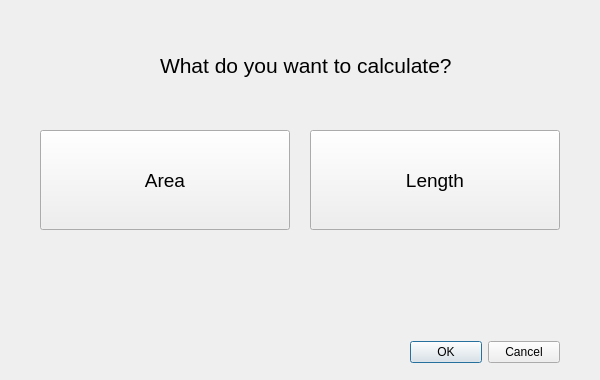
<?xml version="1.0" encoding="UTF-8"?>
<ui version="4.0">
 <class>ALCalculatorDialog</class>
 <widget class="QDialog" name="ALCalculatorDialog">
  <property name="geometry">
   <rect>
    <x>0</x>
    <y>0</y>
    <width>600</width>
    <height>380</height>
   </rect>
  </property>
  <property name="minimumSize">
   <size>
    <width>600</width>
    <height>380</height>
   </size>
  </property>
  <property name="maximumSize">
   <size>
    <width>600</width>
    <height>380</height>
   </size>
  </property>
  <property name="font">
   <font>
    <family>Arial Narrow</family>
   </font>
  </property>
  <property name="windowTitle">
   <string>Quick area and length calculator</string>
  </property>
  <widget class="QDialogButtonBox" name="button_box">
   <property name="geometry">
    <rect>
     <x>410</x>
     <y>340</y>
     <width>150</width>
     <height>25</height>
    </rect>
   </property>
   <property name="font">
    <font>
     <family>Arial</family>
    </font>
   </property>
   <property name="orientation">
    <enum>Qt::Horizontal</enum>
   </property>
   <property name="standardButtons">
    <set>QDialogButtonBox::Cancel|QDialogButtonBox::Ok</set>
   </property>
  </widget>
  <widget class="QStackedWidget" name="stackedWidget">
   <property name="geometry">
    <rect>
     <x>10</x>
     <y>10</y>
     <width>580</width>
     <height>321</height>
    </rect>
   </property>
   <property name="font">
    <font>
     <family>Arial</family>
    </font>
   </property>
   <property name="currentIndex">
    <number>0</number>
   </property>
   <widget class="QWidget" name="home">
    <widget class="QPushButton" name="pbAreaPage">
     <property name="geometry">
      <rect>
       <x>30</x>
       <y>120</y>
       <width>250</width>
       <height>100</height>
      </rect>
     </property>
     <property name="font">
      <font>
       <family>Arial</family>
       <pointsize>14</pointsize>
      </font>
     </property>
     <property name="text">
      <string>Area</string>
     </property>
    </widget>
    <widget class="QPushButton" name="pbLengthPage">
     <property name="geometry">
      <rect>
       <x>300</x>
       <y>120</y>
       <width>250</width>
       <height>100</height>
      </rect>
     </property>
     <property name="font">
      <font>
       <family>Arial</family>
       <pointsize>14</pointsize>
      </font>
     </property>
     <property name="text">
      <string>Length</string>
     </property>
    </widget>
    <widget class="QLabel" name="label">
     <property name="geometry">
      <rect>
       <x>150</x>
       <y>30</y>
       <width>301</width>
       <height>51</height>
      </rect>
     </property>
     <property name="font">
      <font>
       <family>Arial</family>
       <pointsize>16</pointsize>
      </font>
     </property>
     <property name="text">
      <string>What do you want to calculate?</string>
     </property>
    </widget>
   </widget>
   <widget class="QWidget" name="area">
    <property name="font">
     <font>
      <family>Arial</family>
     </font>
    </property>
    <widget class="QPushButton" name="pbAreaCalc">
     <property name="geometry">
      <rect>
       <x>300</x>
       <y>30</y>
       <width>250</width>
       <height>100</height>
      </rect>
     </property>
     <property name="font">
      <font>
       <family>Arial</family>
       <pointsize>14</pointsize>
      </font>
     </property>
     <property name="text">
      <string>Calculate area</string>
     </property>
    </widget>
    <widget class="QLabel" name="label_2">
     <property name="geometry">
      <rect>
       <x>10</x>
       <y>30</y>
       <width>231</width>
       <height>16</height>
      </rect>
     </property>
     <property name="font">
      <font>
       <family>Arial</family>
       <pointsize>10</pointsize>
       <italic>true</italic>
      </font>
     </property>
     <property name="text">
      <string>Choose a layer</string>
     </property>
    </widget>
    <widget class="QSpinBox" name="sbAreaPrecision">
     <property name="geometry">
      <rect>
       <x>10</x>
       <y>100</y>
       <width>42</width>
       <height>22</height>
      </rect>
     </property>
     <property name="maximum">
      <number>8</number>
     </property>
     <property name="value">
      <number>2</number>
     </property>
    </widget>
    <widget class="QLabel" name="label_3">
     <property name="geometry">
      <rect>
       <x>10</x>
       <y>80</y>
       <width>231</width>
       <height>16</height>
      </rect>
     </property>
     <property name="font">
      <font>
       <family>Arial</family>
       <pointsize>10</pointsize>
       <italic>true</italic>
      </font>
     </property>
     <property name="text">
      <string>Define output's precision</string>
     </property>
    </widget>
    <widget class="QRadioButton" name="rbAreaMeters">
     <property name="geometry">
      <rect>
       <x>10</x>
       <y>150</y>
       <width>171</width>
       <height>17</height>
      </rect>
     </property>
     <property name="font">
      <font>
       <family>Arial</family>
       <pointsize>10</pointsize>
      </font>
     </property>
     <property name="text">
      <string>Square meters</string>
     </property>
     <property name="checked">
      <bool>true</bool>
     </property>
    </widget>
    <widget class="QRadioButton" name="rbAreaKilometers">
     <property name="geometry">
      <rect>
       <x>10</x>
       <y>180</y>
       <width>181</width>
       <height>17</height>
      </rect>
     </property>
     <property name="font">
      <font>
       <family>Arial</family>
       <pointsize>10</pointsize>
      </font>
     </property>
     <property name="text">
      <string>Square kilometers</string>
     </property>
    </widget>
    <widget class="QRadioButton" name="rbAreaHectares">
     <property name="geometry">
      <rect>
       <x>10</x>
       <y>270</y>
       <width>201</width>
       <height>17</height>
      </rect>
     </property>
     <property name="font">
      <font>
       <family>Arial</family>
       <pointsize>10</pointsize>
      </font>
     </property>
     <property name="text">
      <string>Hectares</string>
     </property>
    </widget>
    <widget class="QRadioButton" name="rbAreaAres">
     <property name="geometry">
      <rect>
       <x>10</x>
       <y>300</y>
       <width>201</width>
       <height>17</height>
      </rect>
     </property>
     <property name="font">
      <font>
       <family>Arial</family>
       <pointsize>10</pointsize>
      </font>
     </property>
     <property name="text">
      <string>Ares</string>
     </property>
    </widget>
    <widget class="QLabel" name="label_4">
     <property name="geometry">
      <rect>
       <x>300</x>
       <y>140</y>
       <width>251</width>
       <height>31</height>
      </rect>
     </property>
     <property name="font">
      <font>
       <family>Arial</family>
       <pointsize>10</pointsize>
      </font>
     </property>
     <property name="text">
      <string>This is your result:</string>
     </property>
    </widget>
    <widget class="QLabel" name="lblAreaResult">
     <property name="geometry">
      <rect>
       <x>300</x>
       <y>180</y>
       <width>251</width>
       <height>71</height>
      </rect>
     </property>
     <property name="font">
      <font>
       <family>Arial</family>
       <pointsize>10</pointsize>
      </font>
     </property>
     <property name="text">
      <string/>
     </property>
    </widget>
    <widget class="QPushButton" name="pbJumpLength">
     <property name="geometry">
      <rect>
       <x>420</x>
       <y>0</y>
       <width>131</width>
       <height>25</height>
      </rect>
     </property>
     <property name="font">
      <font>
       <family>Arial</family>
       <pointsize>10</pointsize>
      </font>
     </property>
     <property name="text">
      <string>Jump to length box</string>
     </property>
    </widget>
    <widget class="QLabel" name="label_5">
     <property name="geometry">
      <rect>
       <x>10</x>
       <y>130</y>
       <width>171</width>
       <height>16</height>
      </rect>
     </property>
     <property name="font">
      <font>
       <family>Arial</family>
       <pointsize>10</pointsize>
       <italic>true</italic>
      </font>
     </property>
     <property name="text">
      <string>Select unit of measure</string>
     </property>
    </widget>
    <widget class="QRadioButton" name="rbAreaMiles">
     <property name="geometry">
      <rect>
       <x>10</x>
       <y>210</y>
       <width>181</width>
       <height>17</height>
      </rect>
     </property>
     <property name="font">
      <font>
       <family>Arial</family>
       <pointsize>10</pointsize>
      </font>
     </property>
     <property name="text">
      <string>Square miles</string>
     </property>
    </widget>
    <widget class="QRadioButton" name="rbAreaYards">
     <property name="geometry">
      <rect>
       <x>10</x>
       <y>240</y>
       <width>181</width>
       <height>17</height>
      </rect>
     </property>
     <property name="font">
      <font>
       <family>Arial</family>
       <pointsize>10</pointsize>
      </font>
     </property>
     <property name="text">
      <string>Square yards</string>
     </property>
    </widget>
    <widget class="QgsMapLayerComboBox" name="cbAreaLayerList">
     <property name="geometry">
      <rect>
       <x>10</x>
       <y>50</y>
       <width>240</width>
       <height>20</height>
      </rect>
     </property>
    </widget>
    <widget class="QPushButton" name="pbAreaClipboard">
     <property name="geometry">
      <rect>
       <x>400</x>
       <y>290</y>
       <width>150</width>
       <height>25</height>
      </rect>
     </property>
     <property name="text">
      <string>Copy result to clipboard</string>
     </property>
    </widget>
   </widget>
   <widget class="QWidget" name="length">
    <widget class="QPushButton" name="pbLengthCalc">
     <property name="geometry">
      <rect>
       <x>300</x>
       <y>30</y>
       <width>250</width>
       <height>100</height>
      </rect>
     </property>
     <property name="font">
      <font>
       <family>Arial</family>
       <pointsize>14</pointsize>
      </font>
     </property>
     <property name="text">
      <string>Calculate length</string>
     </property>
    </widget>
    <widget class="QPushButton" name="pbJumpArea">
     <property name="geometry">
      <rect>
       <x>420</x>
       <y>0</y>
       <width>131</width>
       <height>25</height>
      </rect>
     </property>
     <property name="font">
      <font>
       <family>Arial</family>
       <pointsize>10</pointsize>
      </font>
     </property>
     <property name="text">
      <string>Jump to area box</string>
     </property>
    </widget>
    <widget class="QLabel" name="label_6">
     <property name="geometry">
      <rect>
       <x>300</x>
       <y>140</y>
       <width>251</width>
       <height>31</height>
      </rect>
     </property>
     <property name="font">
      <font>
       <family>Arial</family>
       <pointsize>10</pointsize>
      </font>
     </property>
     <property name="text">
      <string>This is your result:</string>
     </property>
    </widget>
    <widget class="QLabel" name="lblLengthResult">
     <property name="geometry">
      <rect>
       <x>300</x>
       <y>180</y>
       <width>251</width>
       <height>71</height>
      </rect>
     </property>
     <property name="font">
      <font>
       <family>Arial</family>
       <pointsize>10</pointsize>
      </font>
     </property>
     <property name="text">
      <string/>
     </property>
    </widget>
    <widget class="QLabel" name="label_7">
     <property name="geometry">
      <rect>
       <x>10</x>
       <y>30</y>
       <width>231</width>
       <height>16</height>
      </rect>
     </property>
     <property name="font">
      <font>
       <family>Arial</family>
       <pointsize>10</pointsize>
       <italic>false</italic>
      </font>
     </property>
     <property name="text">
      <string>Choose a layer</string>
     </property>
    </widget>
    <widget class="QLabel" name="label_8">
     <property name="geometry">
      <rect>
       <x>10</x>
       <y>80</y>
       <width>231</width>
       <height>16</height>
      </rect>
     </property>
     <property name="font">
      <font>
       <family>Arial</family>
       <pointsize>10</pointsize>
       <italic>true</italic>
      </font>
     </property>
     <property name="text">
      <string>Define output's precision</string>
     </property>
    </widget>
    <widget class="QSpinBox" name="sbLengthPrecision">
     <property name="geometry">
      <rect>
       <x>10</x>
       <y>100</y>
       <width>42</width>
       <height>22</height>
      </rect>
     </property>
     <property name="font">
      <font>
       <family>Arial</family>
      </font>
     </property>
     <property name="maximum">
      <number>8</number>
     </property>
     <property name="value">
      <number>2</number>
     </property>
    </widget>
    <widget class="QLabel" name="label_9">
     <property name="geometry">
      <rect>
       <x>10</x>
       <y>130</y>
       <width>171</width>
       <height>16</height>
      </rect>
     </property>
     <property name="font">
      <font>
       <family>Arial</family>
       <pointsize>10</pointsize>
       <italic>true</italic>
      </font>
     </property>
     <property name="text">
      <string>Select unit of measure</string>
     </property>
    </widget>
    <widget class="QRadioButton" name="rbLengthMeters">
     <property name="geometry">
      <rect>
       <x>10</x>
       <y>150</y>
       <width>171</width>
       <height>17</height>
      </rect>
     </property>
     <property name="font">
      <font>
       <family>Arial</family>
       <pointsize>10</pointsize>
      </font>
     </property>
     <property name="text">
      <string>Meters</string>
     </property>
     <property name="checked">
      <bool>true</bool>
     </property>
    </widget>
    <widget class="QRadioButton" name="rbLengthKilometers">
     <property name="geometry">
      <rect>
       <x>10</x>
       <y>180</y>
       <width>171</width>
       <height>17</height>
      </rect>
     </property>
     <property name="font">
      <font>
       <family>Arial</family>
       <pointsize>10</pointsize>
      </font>
     </property>
     <property name="text">
      <string>Kilometers</string>
     </property>
     <property name="checked">
      <bool>false</bool>
     </property>
    </widget>
    <widget class="QRadioButton" name="rbLengthMiles">
     <property name="geometry">
      <rect>
       <x>10</x>
       <y>210</y>
       <width>171</width>
       <height>17</height>
      </rect>
     </property>
     <property name="font">
      <font>
       <family>Arial</family>
       <pointsize>10</pointsize>
      </font>
     </property>
     <property name="text">
      <string>Miles</string>
     </property>
     <property name="checked">
      <bool>false</bool>
     </property>
    </widget>
    <widget class="QRadioButton" name="rbLengthFeet">
     <property name="geometry">
      <rect>
       <x>10</x>
       <y>240</y>
       <width>171</width>
       <height>17</height>
      </rect>
     </property>
     <property name="font">
      <font>
       <family>Arial</family>
       <pointsize>10</pointsize>
      </font>
     </property>
     <property name="text">
      <string>Yards</string>
     </property>
     <property name="checked">
      <bool>false</bool>
     </property>
    </widget>
    <widget class="QgsMapLayerComboBox" name="cbLengthLayerList">
     <property name="geometry">
      <rect>
       <x>10</x>
       <y>50</y>
       <width>240</width>
       <height>20</height>
      </rect>
     </property>
     <property name="font">
      <font>
       <family>Arial</family>
      </font>
     </property>
    </widget>
    <widget class="QPushButton" name="pbLengthClipboard">
     <property name="geometry">
      <rect>
       <x>400</x>
       <y>290</y>
       <width>150</width>
       <height>25</height>
      </rect>
     </property>
     <property name="text">
      <string>Copy result to clipboard</string>
     </property>
    </widget>
   </widget>
  </widget>
 </widget>
 <customwidgets>
  <customwidget>
   <class>QgsMapLayerComboBox</class>
   <extends>QComboBox</extends>
   <header>qgsmaplayercombobox.h</header>
  </customwidget>
 </customwidgets>
 <resources/>
 <connections>
  <connection>
   <sender>button_box</sender>
   <signal>accepted()</signal>
   <receiver>ALCalculatorDialog</receiver>
   <slot>accept()</slot>
   <hints>
    <hint type="sourcelabel">
     <x>390</x>
     <y>430</y>
    </hint>
    <hint type="destinationlabel">
     <x>20</x>
     <y>20</y>
    </hint>
   </hints>
  </connection>
  <connection>
   <sender>button_box</sender>
   <signal>rejected()</signal>
   <receiver>ALCalculatorDialog</receiver>
   <slot>reject()</slot>
   <hints>
    <hint type="sourcelabel">
     <x>390</x>
     <y>430</y>
    </hint>
    <hint type="destinationlabel">
     <x>20</x>
     <y>20</y>
    </hint>
   </hints>
  </connection>
 </connections>
</ui>
